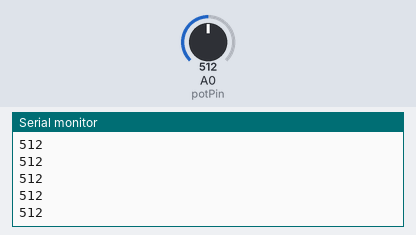
The sketch below on a simulated Arduino Uno, built with avr-gcc and run on an emulated ATmega328P. On the bench: the last lines printed to the serial monitor. The inputs (shaded band) are chosen by the test bench; at power-on: A0 (potPin) = 512.

Above: at 1.2 s.
1.3 s: A0 (potPin) set to 716
At 1.31 s:
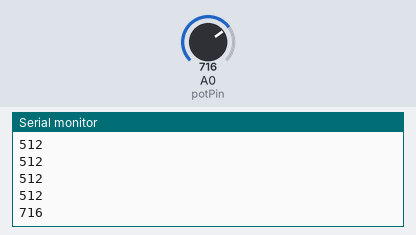
2.8 s: A0 (potPin) set to 900
At 2.81 s:
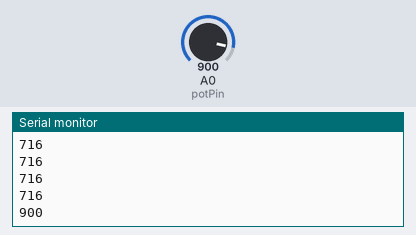
Timing chart, 0 to 5.8 s (numbered marks = the images above; inputs shaded):
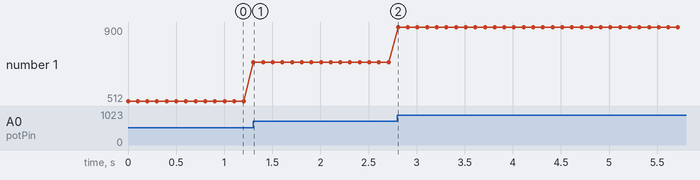

Measured:
- after the input at 1.3 s, the serial monitor: prints a new line at once (image 1)
- after the input at 2.8 s, the serial monitor: prints a new line at once (image 2)
- plotted number 1: 512 → 716 after the input at 1.3 s, 716 → 900 after the input at 2.8 s

The sketch:

Arduino_Example_2.ino
```cpp
/*
 * Interfacing Arduino from Processing
 * Example 2 Arduino Sketch
 *
 * Analog values are first read from the pot-meter
 * connected on Analog Pin 0 (aka pin 14) and stored in
 * a variable. The value is then sent over the serial port
 * to a processing sketch running on a computer, where
 * the received value can be used to draw visuals, or do
 * other stuff.
 *
 * Abhik Pal
 */

// potmeter connected on pin 14 i.e Analog 0 (A0)
const int potPin = 14;

void setup()
{
  // declaring potPin as INPUT is not nessasary as Analog
  // pins are pre-configured to receive inputs.

  // begin serial communication with a baud rate of 9600
  Serial.begin(9600);
}

void loop()
{
  // read pot meter value
  int potReading = analogRead(potPin);

  // Send  the value via the serial port
  Serial.println(potReading);

  // add a delay to control amount of data sent and
  // prevent insanely weird results
  delay(100);
}
```
